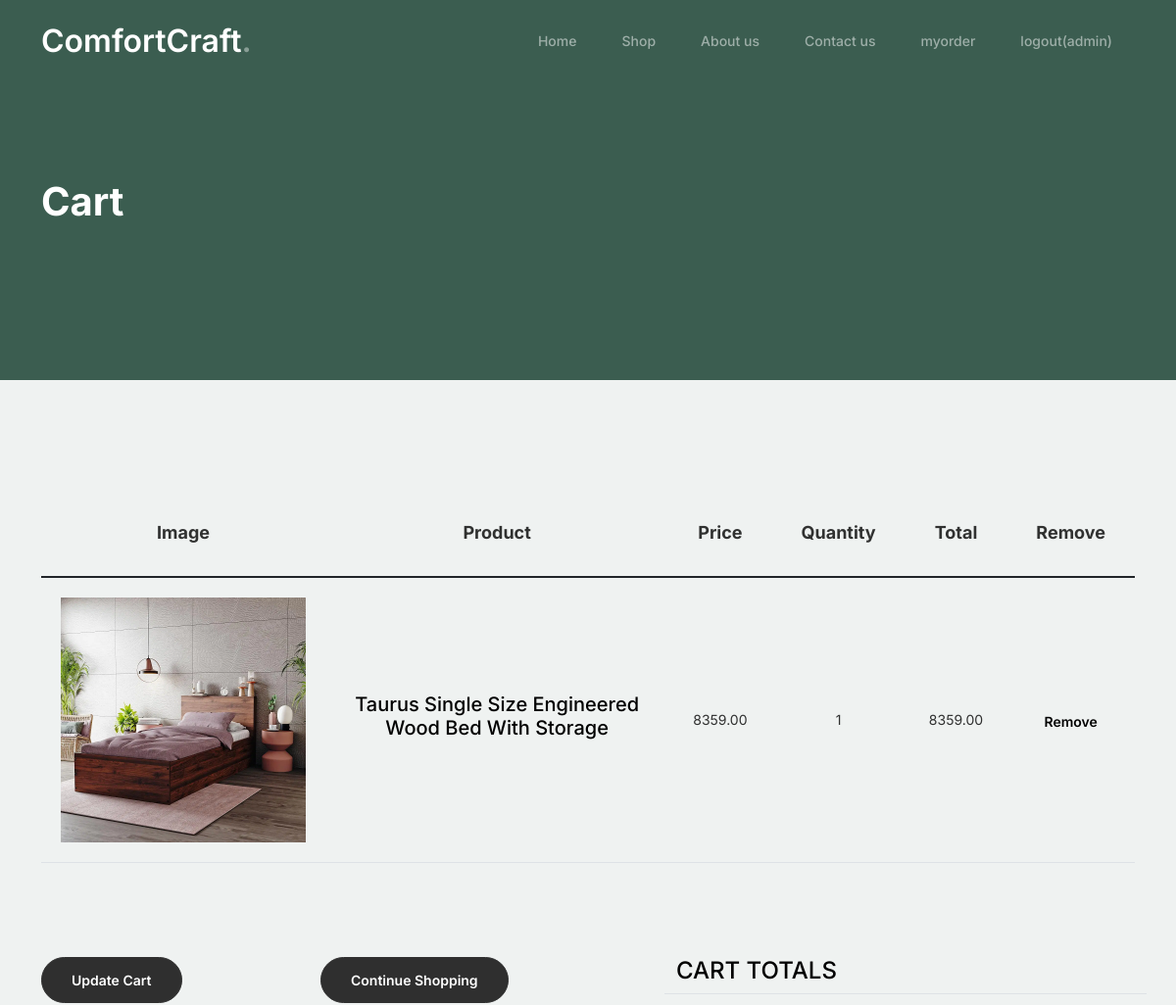
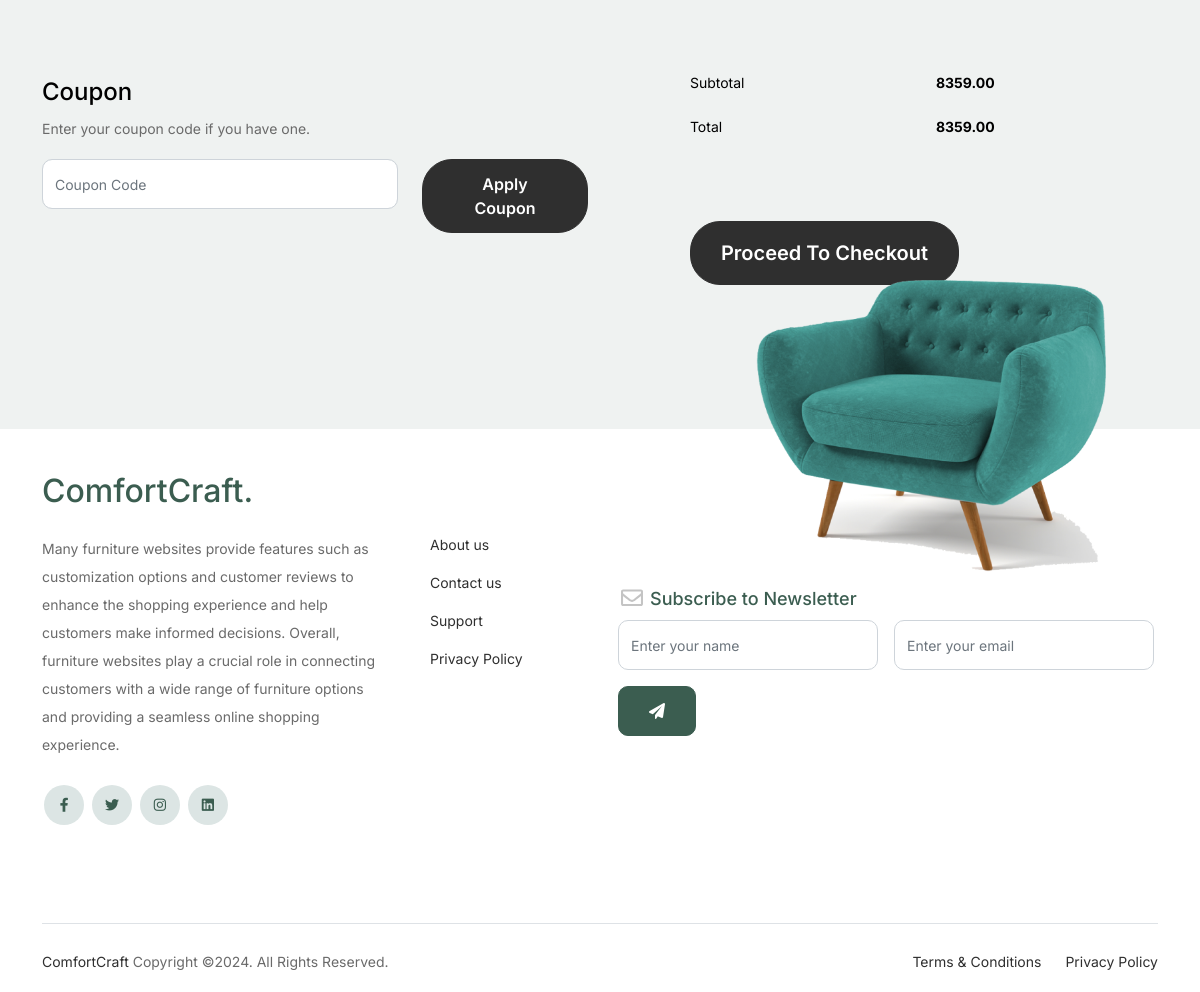
The app's page /cart/ (signed in) with its own data (2 pictures, top to bottom).
### application/models.py (models this page shows, shortened)
class CartItem(models.Model):
    product = models.ForeignKey(Product, on_delete=models.CASCADE)
    quantity = models.PositiveIntegerField(default=0)
    user = models.ForeignKey(User, on_delete=models.CASCADE)
    date_added = models.DateTimeField(auto_now_add=True)

class Product(models.Model):
    name = models.CharField(max_length=100)
    discription = models.CharField(max_length=100,default='')
    price = models.DecimalField(max_digits=10, decimal_places=2)
    image = models.ImageField(upload_to='products/')

### application/views.py (the view)
# urls.py: path('cart/', views.view_cart, name='view_cart'),
def view_cart(request):
    cart_items = CartItem.objects.filter(user=request.user)
    total_price = sum(item.product.price * item.quantity for item in cart_items)
    return render(request, 'cart.html', {'cart_items': cart_items, 'total_price': total_price })

### application/templates/cart.html (shortened to what this page needs)
{% extends "header.html" %}
{% load static %}
{% block content %}
<!doctype html>
<html lang="en">
	<body>
			<div class="hero">
				<div class="container">
					<div class="row justify-content-between">
						<div class="col-lg-5">
							<div class="intro-excerpt">
								<h1>Cart</h1>
							</div>
						</div>
						<div class="col-lg-7">
						</div>
					</div>
				</div>
			</div>
		<div class="untree_co-section before-footer-section">
            <div class="container">
              <div class="row mb-5">
                <form class="col-md-12" method="post">
                  <div class="site-blocks-table">
                    <table class="table">
                      <thead>
                        <tr>
                          <th class="product-thumbnail">Image</th>
                          <th class="product-name">Product</th>
                          <th class="product-price">Price</th>
                          <th class="product-quantity">Quantity</th>
                          <th class="product-total">Total</th>
                          <th class="product-remove">Remove</th>
                        </tr>
                      </thead>
                      <tbody>
						{% for item in cart_items %}
						<div class="product-list">
                        <tr>
                          <td class="product-thumbnail">
                            <img src="{{ item.product.image.url }}" alt="{{ product.name }}" class="image_class">
                          </td>
                          <td class="product-name">
                            <h2 class="h5 text-black">{{ item.product.name }}</h2>
                          </td>
                          <td>
								{{ item.product.price }}
							</td>
                          <td>
                            {{ item.quantity }}
                          </td>
                          <td>
                            {{total_price}}
							</td>
                          <td><a href="{% url 'remove_from_cart' item.id %}" class="btn btn-black btn-sm">Remove</a> </td>
                        </tr>
					</div>
					{% endfor %}
                      </tbody>
                    </table>
                  </div>
                </form>
              </div>
              <div class="row">
                <div class="col-md-6">
                  <div class="row mb-5">
                    <div class="col-md-6 mb-3 mb-md-0">
                      <button class="btn btn-black btn-sm btn-block">Update Cart</button>
                    </div>
                    <div class="col-md-6">
                      <button class="btn btn-outline-black btn-sm btn-block">Continue Shopping</button>
                    </div>
                  </div>
                  <div class="row">
                    <div class="col-md-12">
                      <label class="text-black h4" for="coupon">Coupon</label>
                      <p>Enter your coupon code if you have one.</p>
                    </div>
                    <div class="col-md-8 mb-3 mb-md-0">
                      <input type="text" class="form-control py-3" id="coupon" placeholder="Coupon Code">
                    </div>
                    <div class="col-md-4">
                      <button class="btn btn-black">Apply Coupon</button>
                    </div>
                  </div>
                </div>
                <div class="col-md-6 pl-5">
                  <div class="row justify-content-end">
                    <div class="col-md-7">
                      <div class="row">
                        <div class="col-md-12 text-right border-bottom mb-5">
                          <h3 class="text-black h4 text-uppercase">Cart Totals</h3>
                        </div>
                      </div>
                      <div class="row mb-3">
                        <div class="col-md-6">
                          <span class="text-black">Subtotal</span>
                        </div>
                        <div class="col-md-6 text-right">
                          <strong class="text-black">{{total_price }}</strong>
                        </div>
                      </div>
                      <div class="row mb-5">
                        <div class="col-md-6">
                          <span class="text-black">Total</span>
                        </div>
                        <div class="col-md-6 text-right">
                          <strong class="text-black">{{total_price }}</strong>
                        </div>
                      </div>
                      <div class="row">
                        <div class="col-md-12">
                          <a class="btn btn-black btn-lg py-3 btn-block" href={% url "checkout" %}>Proceed To Checkout</a>
                        </div>
                      </div>
                    </div>
                  </div>
                </div>
              </div>
            </div>
          </div>
	</body>
	{% endblock content %}

### application/templates/header.html (shortened to what this page needs)
{% load static %}
<!doctype html>
<html lang="en">
<head>
		<link href={% static "bootstrap.min.css" %} rel="stylesheet">
		<link href="https://cdnjs.cloudflare.com/ajax/libs/font-awesome/6.0.0-beta3/css/all.min.css" rel="stylesheet">
		<link href= {%static "tiny-slider.css" %} rel="stylesheet">
		<link href= {%static "style.css" %} rel="stylesheet">
	</head>
	<body>
		<nav class="custom-navbar navbar navbar navbar-expand-md navbar-dark bg-dark" arial-label="Furni navigation bar">
			<div class="container">
				<a class="navbar-brand" href={% url "index" %}>ComfortCraft<span>.</span></a>
				<div class="collapse navbar-collapse" id="navbarsFurni">
					<ul class="custom-navbar-nav navbar-nav ms-auto mb-2 mb-md-0">
						<div class="collapse navbar-collapse" id="tn-navbar-collapse">
						<li class="nav-item" ><a class="nav-link" href= {% url "index" %}>Home</a></li>
						<li><a class="nav-link" href={% url "product_list" %} >Shop</a></li>
						<li><a class="nav-link" href= {% url "about" %}>About us</a></li>
						<li><a class="nav-link" href={% url "contact" %}>Contact us</a></li>
						{% if request.session.username %}
           					<li><a class="nav-link" href="{% url 'view_cart' %}">myorder</a></li>
           					<li><a class="nav-link" href="{% url 'logout' %}">logout({{request.session.username}})</a></li>
						{% else %}
							<li><a class="nav-link" href="{% url 'register' %}">signup</a> </li>
           					<li><a class="nav-link" href="{% url 'login' %}">login</a> </li>
        				{% endif %}
					</ul>
				</div>
			</div>
		</nav>
		{% block content %}
		{% endblock content %}
		<footer class="footer-section">
			<div class="container relative">
				<div class="sofa-img">
					<img src="{% static "images/sofa.png" %}" alt="Image" class="img-fluid" style="margin-top: 32px;
					margin-right: 50px;">
				</div>
				<div class="row g-5 mb-5">
					<div class="col-lg-4">
						<div class="mb-4 footer-logo-wrap"><a href="#" class="footer-logo">ComfortCraft<span>.</span></a></div>
						<p class="mb-4">Many furniture websites provide features such as customization options and customer reviews to enhance the shopping experience and help customers make informed decisions. Overall, furniture websites play a crucial role in connecting customers with a wide range of furniture options and providing a seamless online shopping experience.</p>
						<ul class="list-unstyled custom-social">
							<li><a href="#"><span class="fa fa-brands fa-facebook-f"></span></a></li>
							<li><a href="#"><span class="fa fa-brands fa-twitter"></span></a></li>
							<li><a href="#"><span class="fa fa-brands fa-instagram"></span></a></li>
							<li><a href="#"><span class="fa fa-brands fa-linkedin"></span></a></li>
						</ul>
					</div>
					<div class="col-lg-8">
						<div class="row links-wrap">
							<div class="col-6 col-sm-6 col-md-3">
								<ul class="list-unstyled">
									<li><a href={% url "about" %}>About us</a></li>
									<li><a href={% url "contact" %}>Contact us</a></li>
									<li><a href="#">Support</a></li>
									<li><a href="#">Privacy Policy</a></li>
								</ul>
							</div>
								<div class="col-lg-9" style="margin-top: inherit;">
									<div class="subscription-form">
										<h3 class="d-flex align-items-center"><span class="me-1"><img src="{% static "images/envelope-outline.svg" %}" alt="Image" class="img-fluid"></span><span>Subscribe to Newsletter</span></h3>
										<form action="#" class="row g-3">
											<div class="col-auto">
												<input type="text" class="form-control" placeholder="Enter your name">
											</div>
											<div class="col-auto">
												<input type="email" class="form-control" placeholder="Enter your email">
											</div>
											<div class="col-auto">
												<button class="btn btn-primary">
													<span class="fa fa-paper-plane"></span>
												</button>
											</div>
										</form>
									</div>
								</div>
						</div>
					</div>
				</div>
				<div class="border-top copyright">
					<div class="row pt-4">
						<div class="col-lg-6">
							<p class="mb-2 text-center text-lg-start"><a href="#">ComfortCraft</a> Copyright &copy;<script>document.write(new Date().getFullYear());</script>. All Rights Reserved.</a>  </p>
						</div>
						<div class="col-lg-6 text-center text-lg-end">
							<ul class="list-unstyled d-inline-flex ms-auto">
								<li class="me-4"><a href="#">Terms &amp; Conditions</a></li>
								<li><a href="#">Privacy Policy</a></li>
							</ul>
						</div>
					</div>
				</div>
			</div>
		</footer>
	</body>
</html>

### application/static/style.css (style rules this page uses)
body { overflow-x: hidden; position: relative; }
body { font-family: "Inter", sans-serif; font-weight: 400; line-height: 28px; color: #6a6a6a; font-size: 14px; background-color: #eff2f1; }
a { text-decoration: none; -webkit-transition: .3s all ease; -o-transition: .3s all ease; transition: .3s all ease; color: #2f2f2f; text-decoration: underline; }
.custom-navbar { background: #3b5d50 !important; padding-top: 20px; padding-bottom: 20px; position: sticky; top: 0; z-index: 10; }
.custom-navbar .navbar-brand { font-size: 32px; font-weight: 600; }
.custom-navbar .navbar-brand > span { opacity: .4; }
@media (min-width: 992px) { .custom-navbar .custom-navbar-nav li { margin-left: 15px; margin-right: 15px; } }
.custom-navbar .custom-navbar-nav li a { font-weight: 500; color: #ffffff !important; opacity: .5; -webkit-transition: .3s all ease; -o-transition: .3s all ease; transition: .3s all ease; position: relative; }
@media (min-width: 768px) { .custom-navbar .custom-navbar-nav li a:before { content: ""; position: absolute; bottom: 0; left: 8px; right: 8px; background: #f9bf29; height: 5px; opacity: 1; visibility: visible; width: 0; -webkit-transition: .15s all ease-out; -o-transition: .15s all ease-out; transition: .15s all ease-out; } }
.hero { background: #3b5d50; padding: calc(4rem - 30px) 0 0rem 0; }
@media (min-width: 768px) { .hero { padding: calc(4rem - 30px) 0 4rem 0; } }
@media (min-width: 992px) { .hero { padding: calc(8rem - 30px) 0 8rem 0; } }
.hero .intro-excerpt { position: relative; z-index: 4; }
@media (min-width: 992px) { .hero .intro-excerpt { max-width: 450px; } }
.hero h1 { font-weight: 700; color: #ffffff; margin-bottom: 30px; }
.btn { font-weight: 600; padding: 12px 30px; border-radius: 30px; color: #ffffff; background: #2f2f2f; border-color: #2f2f2f; }
.btn.btn-primary { background: #3b5d50; border-color: #3b5d50; }
.before-footer-section { padding: 7rem 0 12rem 0 !important; }
.footer-section { padding: 0px 0; background: #ffffff; }
.footer-section .relative { position: relative; }
.footer-section a { text-decoration: none; color: #2f2f2f; -webkit-transition: .3s all ease; -o-transition: .3s all ease; transition: .3s all ease; }
.footer-section .subscription-form { margin-bottom: 40px; position: relative; z-index: 2; margin-top: 100px; }
@media (min-width: 992px) { .footer-section .subscription-form { margin-top: 0px; margin-bottom: 80px; } }
.footer-section .subscription-form h3 { font-size: 18px; font-weight: 500; color: #3b5d50; }
.footer-section .subscription-form .form-control { height: 50px; border-radius: 10px; font-family: "Inter", sans-serif; }
.footer-section .subscription-form .btn { border-radius: 10px !important; }
.footer-section .sofa-img { position: absolute; top: -200px; z-index: 1; right: 0; }
.footer-section .sofa-img img { max-width: 380px; }
.footer-section .links-wrap { margin-top: 0px; }
@media (min-width: 992px) { .footer-section .links-wrap { margin-top: 54px; } }
.footer-section .links-wrap ul li { margin-bottom: 10px; }
.footer-section .footer-logo-wrap .footer-logo { font-size: 32px; font-weight: 500; text-decoration: none; color: #3b5d50; }
.footer-section .custom-social li { margin: 2px; display: inline-block; }
.footer-section .custom-social li a { width: 40px; height: 40px; text-align: center; line-height: 40px; display: inline-block; background: #dce5e4; color: #3b5d50; border-radius: 50%; }
.footer-section .border-top { border-color: #dce5e4; }
.footer-section .border-top.copyright { font-size: 14px !important; }
.untree_co-section { padding: 7rem 0; }
.form-control { height: 50px; border-radius: 10px; font-family: "Inter", sans-serif; }
.site-blocks-table { overflow: auto; }
.site-blocks-table .product-thumbnail { width: 200px; }
.site-blocks-table .btn { padding: 2px 10px; }
.site-blocks-table thead th { padding: 30px; text-align: center; border-width: 0px !important; vertical-align: middle; color: rgba(0, 0, 0, 0.8); font-size: 18px; }
.site-blocks-table td { padding: 20px; text-align: center; vertical-align: middle; color: rgba(0, 0, 0, 0.8); }
.site-blocks-table tbody tr:first-child td { border-top: 1px solid #3b5d50 !important; }
.site-blocks-table .btn { background: none !important; color: #000000; border: none; height: auto !important; }
.product-list { display: flex; flex-wrap: wrap; justify-content: space-between; list-style: none; padding: 0; }
.image_class { width: 250px; height: 250px; }

### records on screen
CartItem: product.image (picture), product.name "Taurus Single Size Engineered Wood Bed With Storage", product.price "8359.00", quantity "1", total_price "8359.00"

### other values on screen
{{ request.session.username }} "admin"
{{ total_price }} "8359.00"
